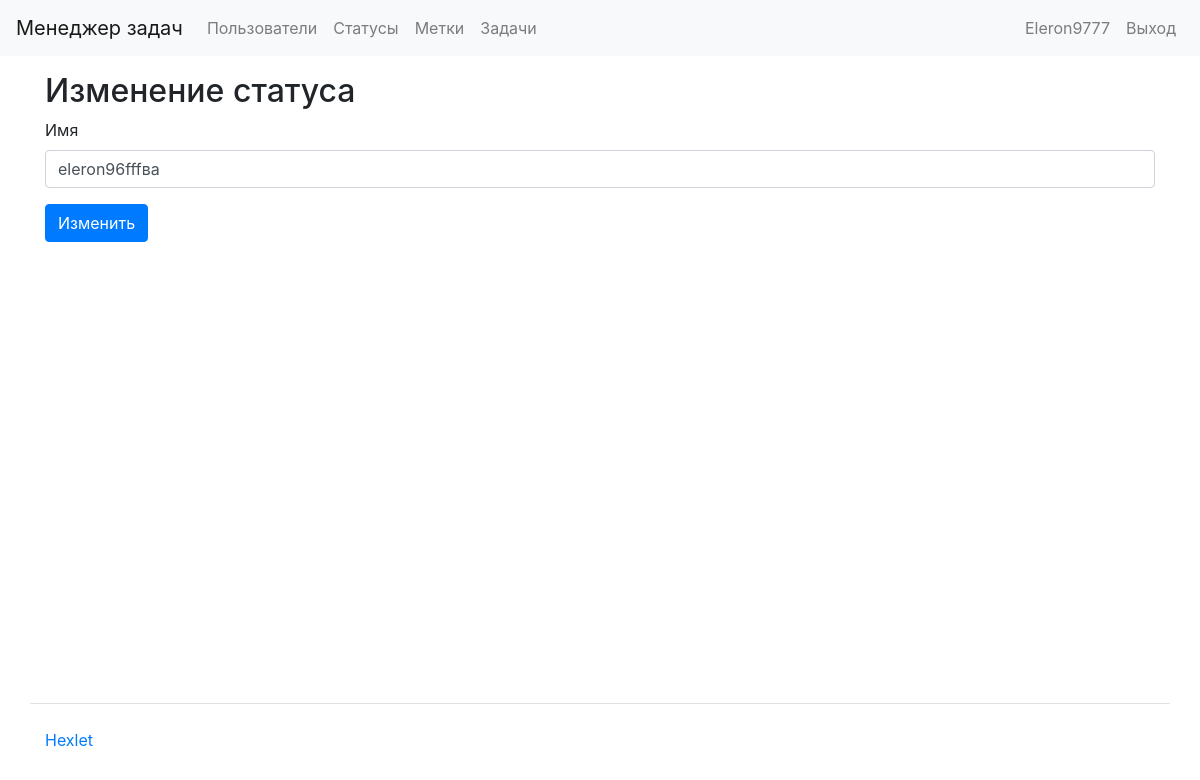
/statuses/1/update/ (signed in), run on an earlier commit of the app's database.
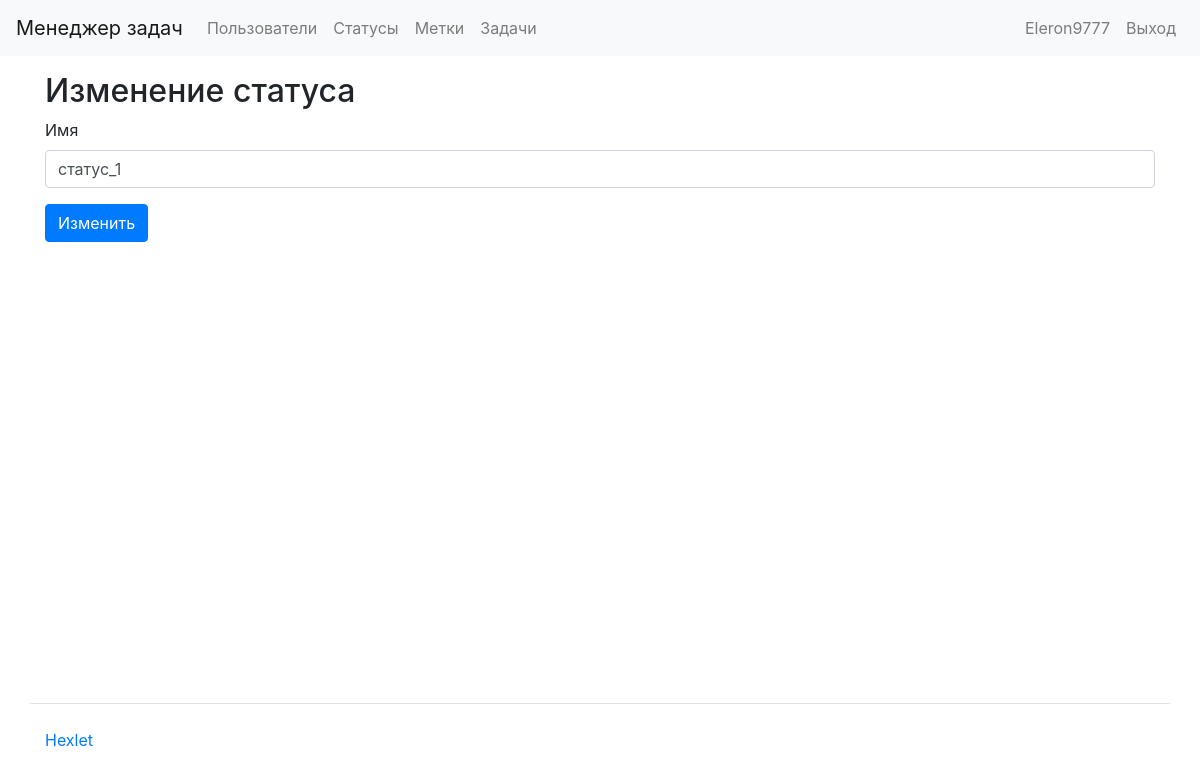
And on a later commit of the database.
### task_manager/status/models.py (models this page shows, shortened)
class Status(models.Model):
    name = models.CharField(verbose_name=gettext_lazy('Name'), max_length=100)
    created_date = models.DateTimeField(auto_now_add=True)
    class Meta:
        app_label = 'status'

### task_manager/status/views.py (the view)
# urls.py: path('statuses/<int:status_id>/update/', edit_status, name='edit_status'),
@login_required
def edit_status(request, status_id):
    status = get_object_or_404(Status, id=status_id)
    if request.method == 'POST':
        form = StatusForm(request.POST, instance=status)
        if form.is_valid():
            form.save()
            messages.success(request, "Статус успешно изменен!")
            return redirect(
                'status_task')
    else:
        form = StatusForm(instance=status)
    return render(request, 'status/edit_status.html', {'form': form})

### task_manager/status/forms.py
class StatusForm(forms.ModelForm):
    class Meta:
        model = Status
        fields = ['name']
        widgets = {
            'name': forms.TextInput(attrs={'class': 'form-control', 'placeholder': 'Введите текст', 'id': 'id_name'}),
        }

### task_manager/templates/status/edit_status.html (shortened to what this page needs)
{% extends "base.html" %}
{% load i18n %}
{% load bootstrap4 %}
{% block content %}
<h2>{% trans "Edit Status" %}</h2>
<form method="post">
    {% bootstrap_form form %}
    <button type="submit" class="btn btn-primary">{% trans "Edit" %}</button>
</form>
{% endblock %}

What changed in the data, as far as the page shows it:
changed Status: name "eleron96fffва" → "статус_1"
